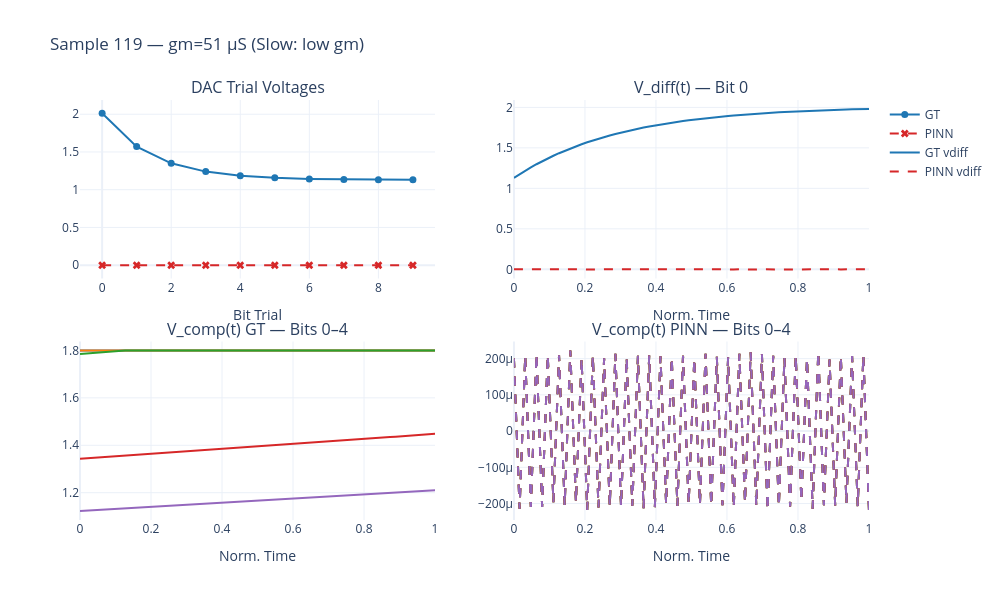

Notebook source saved alongside this figure:
### Code cell
# Slow design (low gm — comparator regenerates slowly)
plot_pred_vs_gt(slow_idx, title_suffix="(Slow: low gm)").show()
